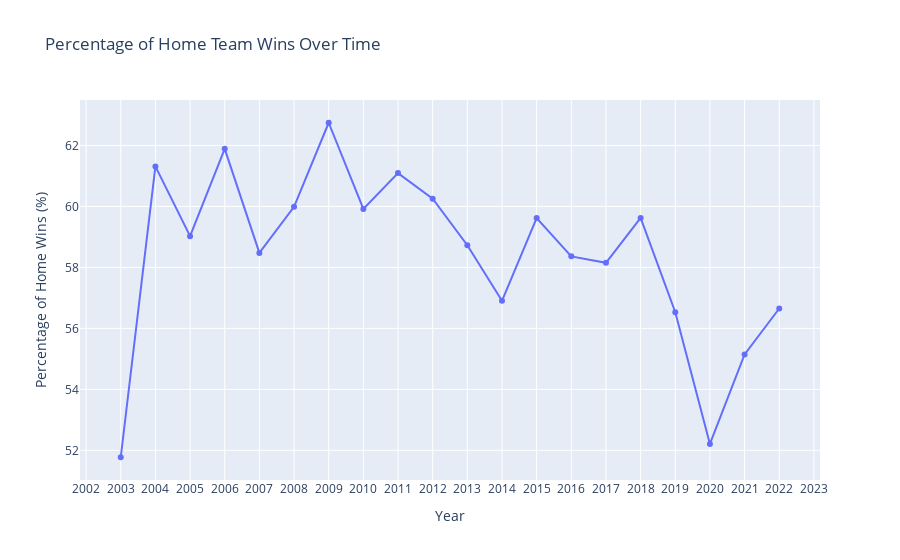

Notebook cell for this chart:
### Markdown cell above
### Alec's

### Code cell
games_data['GAME_DATE_EST'] = pd.to_datetime(games_data['GAME_DATE_EST'])
games_data['YEAR'] = games_data['GAME_DATE_EST'].dt.year
yearly_stats = games_data.groupby('YEAR').agg(
    Total_Games=('HOME_TEAM_WINS', 'size'),
    Home_Wins=('HOME_TEAM_WINS', 'sum')
)

yearly_stats['Home_Win_Percentage'] = (yearly_stats['Home_Wins'] / yearly_stats['Total_Games']) * 100

#  interactive plot of home win percentage over the years
win_over_time_chart = px.line(yearly_stats, y='Home_Win_Percentage', title='Percentage of Home Team Wins Over Time',
              labels={'Home_Win_Percentage': 'Percentage of Home Wins', 'YEAR': 'Year'},
              markers=True)  
win_over_time_chart.update_layout(xaxis_title='Year',
                  yaxis_title='Percentage of Home Wins (%)',
                  xaxis=dict(tickmode='linear'),
                  hovermode='x')

win_over_time_chart

### Figure 1 — Plotly figure (JSON) as saved in the notebook; plotly's stock layout.template omitted (floating-point values rounded to 4 significant figures)
{"data": [{"hovertemplate": "Year=%{x}<br>Percentage of Home Wins=%{y}<extra></extra>", "legendgroup": "", "line": {"color": "#636efa", "dash": "solid"}, "marker": {"symbol": "circle"}, "mode": "markers+lines", "name": "", "orientation": "v", "showlegend": false, "type": "scatter", "x": [2003, 2004, 2005, 2006, 2007, 2008, 2009, 2010, 2011, 2012, 2013, 2014, 2015, 2016, 2017, 2018, 2019, 2020, 2021, 2022], "xaxis": "x", "y": [51.77, 61.31, 59.02, 61.89, 58.48, 59.99, 62.75, 59.92, 61.09, 60.25, 58.73, 56.9, 59.62, 58.36, 58.15, 59.62, 56.53, 52.21, 55.14, 56.65], "yaxis": "y"}], "layout": {"hovermode": "x", "legend": {"tracegroupgap": 0}, "title": {"text": "Percentage of Home Team Wins Over Time"}, "xaxis": {"anchor": "y", "domain": [0, 1], "tickmode": "linear", "title": {"text": "Year"}}, "yaxis": {"anchor": "x", "domain": [0, 1], "title": {"text": "Percentage of Home Wins (%)"}}}}
